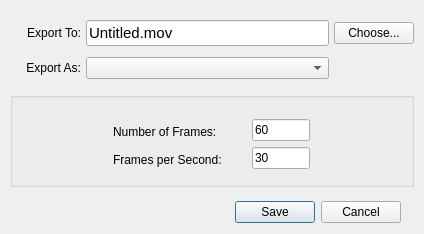
<ui version="4.0" >
 <class>Dialog</class>
 <widget class="QDialog" name="Dialog" >
  <property name="windowModality" >
   <enum>Qt::WindowModal</enum>
  </property>
  <property name="geometry" >
   <rect>
    <x>0</x>
    <y>0</y>
    <width>424</width>
    <height>233</height>
   </rect>
  </property>
  <property name="windowTitle" >
   <string>Dialog</string>
  </property>
  <layout class="QVBoxLayout" name="verticalLayout" >
   <property name="spacing" >
    <number>0</number>
   </property>
   <property name="leftMargin" >
    <number>10</number>
   </property>
   <property name="topMargin" >
    <number>9</number>
   </property>
   <property name="rightMargin" >
    <number>10</number>
   </property>
   <property name="bottomMargin" >
    <number>0</number>
   </property>
   <item>
    <widget class="QWidget" native="1" name="widget_2" >
     <property name="sizePolicy" >
      <sizepolicy vsizetype="Fixed" hsizetype="Preferred" >
       <horstretch>0</horstretch>
       <verstretch>0</verstretch>
      </sizepolicy>
     </property>
     <property name="minimumSize" >
      <size>
       <width>0</width>
       <height>83</height>
      </size>
     </property>
     <layout class="QGridLayout" name="gridLayout" >
      <property name="horizontalSpacing" >
       <number>5</number>
      </property>
      <property name="verticalSpacing" >
       <number>0</number>
      </property>
      <property name="margin" >
       <number>0</number>
      </property>
      <item row="1" column="0" >
       <widget class="QLabel" name="label_3" >
        <property name="minimumSize" >
         <size>
          <width>71</width>
          <height>0</height>
         </size>
        </property>
        <property name="text" >
         <string>Export To:</string>
        </property>
        <property name="alignment" >
         <set>Qt::AlignRight|Qt::AlignTrailing|Qt::AlignVCenter</set>
        </property>
       </widget>
      </item>
      <item row="2" column="0" >
       <widget class="QLabel" name="label_4" >
        <property name="minimumSize" >
         <size>
          <width>71</width>
          <height>0</height>
         </size>
        </property>
        <property name="text" >
         <string>Export As:</string>
        </property>
        <property name="alignment" >
         <set>Qt::AlignRight|Qt::AlignTrailing|Qt::AlignVCenter</set>
        </property>
       </widget>
      </item>
      <item row="2" column="1" >
       <widget class="QComboBox" name="exportMovieType" />
      </item>
      <item row="1" column="1" >
       <widget class="QLineEdit" name="fileNameEdit" >
        <property name="font" >
         <font>
          <pointsize>11</pointsize>
         </font>
        </property>
        <property name="focusPolicy" >
         <enum>Qt::NoFocus</enum>
        </property>
        <property name="contextMenuPolicy" >
         <enum>Qt::ActionsContextMenu</enum>
        </property>
        <property name="text" >
         <string>Untitled.mov</string>
        </property>
       </widget>
      </item>
      <item row="1" column="2" >
       <widget class="QPushButton" name="chooseFileButton" >
        <property name="text" >
         <string>Choose...</string>
        </property>
       </widget>
      </item>
     </layout>
    </widget>
   </item>
   <item>
    <spacer name="verticalSpacer_2" >
     <property name="orientation" >
      <enum>Qt::Vertical</enum>
     </property>
     <property name="sizeType" >
      <enum>QSizePolicy::Expanding</enum>
     </property>
     <property name="sizeHint" stdset="0" >
      <size>
       <width>20</width>
       <height>0</height>
      </size>
     </property>
    </spacer>
   </item>
   <item>
    <widget class="QGroupBox" name="groupBox" >
     <property name="sizePolicy" >
      <sizepolicy vsizetype="Fixed" hsizetype="Preferred" >
       <horstretch>0</horstretch>
       <verstretch>0</verstretch>
      </sizepolicy>
     </property>
     <property name="minimumSize" >
      <size>
       <width>0</width>
       <height>95</height>
      </size>
     </property>
     <property name="title" >
      <string/>
     </property>
     <layout class="QHBoxLayout" name="horizontalLayout" >
      <property name="spacing" >
       <number>0</number>
      </property>
      <property name="margin" >
       <number>0</number>
      </property>
      <item>
       <spacer name="horizontalSpacer" >
        <property name="orientation" >
         <enum>Qt::Horizontal</enum>
        </property>
        <property name="sizeHint" stdset="0" >
         <size>
          <width>78</width>
          <height>20</height>
         </size>
        </property>
       </spacer>
      </item>
      <item>
       <widget class="QWidget" native="1" name="widget" >
        <property name="sizePolicy" >
         <sizepolicy vsizetype="Fixed" hsizetype="Fixed" >
          <horstretch>0</horstretch>
          <verstretch>0</verstretch>
         </sizepolicy>
        </property>
        <property name="minimumSize" >
         <size>
          <width>237</width>
          <height>88</height>
         </size>
        </property>
        <property name="maximumSize" >
         <size>
          <width>237</width>
          <height>88</height>
         </size>
        </property>
        <widget class="QLabel" name="label" >
         <property name="geometry" >
          <rect>
           <x>19</x>
           <y>25</y>
           <width>137</width>
           <height>17</height>
          </rect>
         </property>
         <property name="text" >
          <string>Number of Frames:</string>
         </property>
        </widget>
        <widget class="QLabel" name="label_2" >
         <property name="geometry" >
          <rect>
           <x>19</x>
           <y>53</y>
           <width>137</width>
           <height>17</height>
          </rect>
         </property>
         <property name="text" >
          <string>Frames per Second:</string>
         </property>
        </widget>
        <widget class="QLineEdit" name="exportMovieFrames" >
         <property name="geometry" >
          <rect>
           <x>158</x>
           <y>21</y>
           <width>58</width>
           <height>22</height>
          </rect>
         </property>
         <property name="text" >
          <string>60</string>
         </property>
        </widget>
        <widget class="QLineEdit" name="exportMovieFps" >
         <property name="geometry" >
          <rect>
           <x>158</x>
           <y>49</y>
           <width>58</width>
           <height>22</height>
          </rect>
         </property>
         <property name="text" >
          <string>30</string>
         </property>
        </widget>
       </widget>
      </item>
      <item>
       <spacer name="horizontalSpacer_2" >
        <property name="orientation" >
         <enum>Qt::Horizontal</enum>
        </property>
        <property name="sizeHint" stdset="0" >
         <size>
          <width>77</width>
          <height>20</height>
         </size>
        </property>
       </spacer>
      </item>
     </layout>
    </widget>
   </item>
   <item>
    <spacer name="verticalSpacer" >
     <property name="orientation" >
      <enum>Qt::Vertical</enum>
     </property>
     <property name="sizeType" >
      <enum>QSizePolicy::Fixed</enum>
     </property>
     <property name="sizeHint" stdset="0" >
      <size>
       <width>20</width>
       <height>4</height>
      </size>
     </property>
    </spacer>
   </item>
   <item>
    <widget class="QWidget" native="1" name="widget_3" >
     <property name="sizePolicy" >
      <sizepolicy vsizetype="Fixed" hsizetype="Expanding" >
       <horstretch>0</horstretch>
       <verstretch>0</verstretch>
      </sizepolicy>
     </property>
     <layout class="QHBoxLayout" name="horizontalLayout_2" >
      <property name="spacing" >
       <number>0</number>
      </property>
      <property name="margin" >
       <number>0</number>
      </property>
      <item>
       <widget class="QDialogButtonBox" name="buttonBox" >
        <property name="sizePolicy" >
         <sizepolicy vsizetype="Fixed" hsizetype="Expanding" >
          <horstretch>0</horstretch>
          <verstretch>0</verstretch>
         </sizepolicy>
        </property>
        <property name="minimumSize" >
         <size>
          <width>0</width>
          <height>43</height>
         </size>
        </property>
        <property name="orientation" >
         <enum>Qt::Horizontal</enum>
        </property>
        <property name="standardButtons" >
         <set>QDialogButtonBox::Cancel|QDialogButtonBox::Save</set>
        </property>
       </widget>
      </item>
      <item>
       <spacer name="horizontalSpacer_3" >
        <property name="orientation" >
         <enum>Qt::Horizontal</enum>
        </property>
        <property name="sizeType" >
         <enum>QSizePolicy::Fixed</enum>
        </property>
        <property name="sizeHint" stdset="0" >
         <size>
          <width>13</width>
          <height>20</height>
         </size>
        </property>
       </spacer>
      </item>
     </layout>
    </widget>
   </item>
  </layout>
  <action name="actionCopy" >
   <property name="text" >
    <string>Copy</string>
   </property>
  </action>
 </widget>
 <resources/>
 <connections>
  <connection>
   <sender>buttonBox</sender>
   <signal>accepted()</signal>
   <receiver>Dialog</receiver>
   <slot>accept()</slot>
   <hints>
    <hint type="sourcelabel" >
     <x>248</x>
     <y>254</y>
    </hint>
    <hint type="destinationlabel" >
     <x>157</x>
     <y>274</y>
    </hint>
   </hints>
  </connection>
  <connection>
   <sender>buttonBox</sender>
   <signal>rejected()</signal>
   <receiver>Dialog</receiver>
   <slot>reject()</slot>
   <hints>
    <hint type="sourcelabel" >
     <x>316</x>
     <y>260</y>
    </hint>
    <hint type="destinationlabel" >
     <x>286</x>
     <y>274</y>
    </hint>
   </hints>
  </connection>
  <connection>
   <sender>actionCopy</sender>
   <signal>triggered()</signal>
   <receiver>fileNameEdit</receiver>
   <slot>copy()</slot>
   <hints>
    <hint type="sourcelabel" >
     <x>-1</x>
     <y>-1</y>
    </hint>
    <hint type="destinationlabel" >
     <x>199</x>
     <y>33</y>
    </hint>
   </hints>
  </connection>
 </connections>
</ui>
